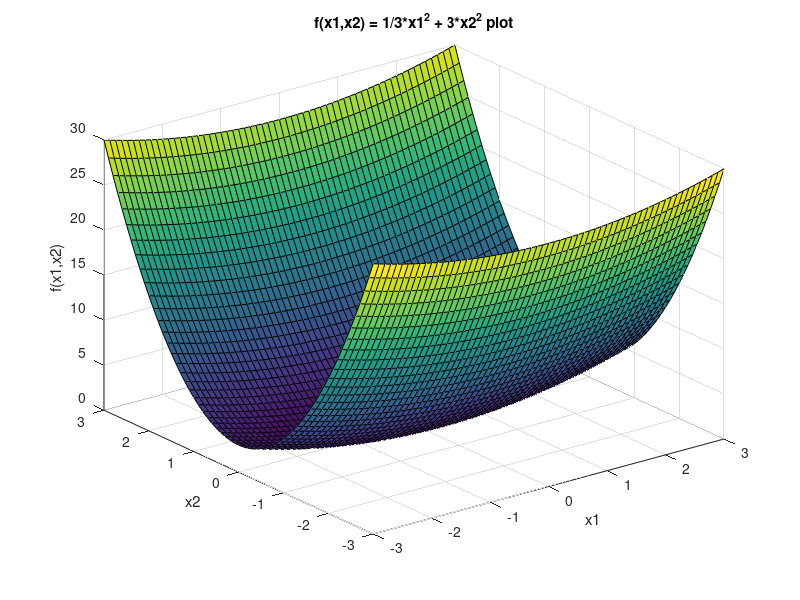
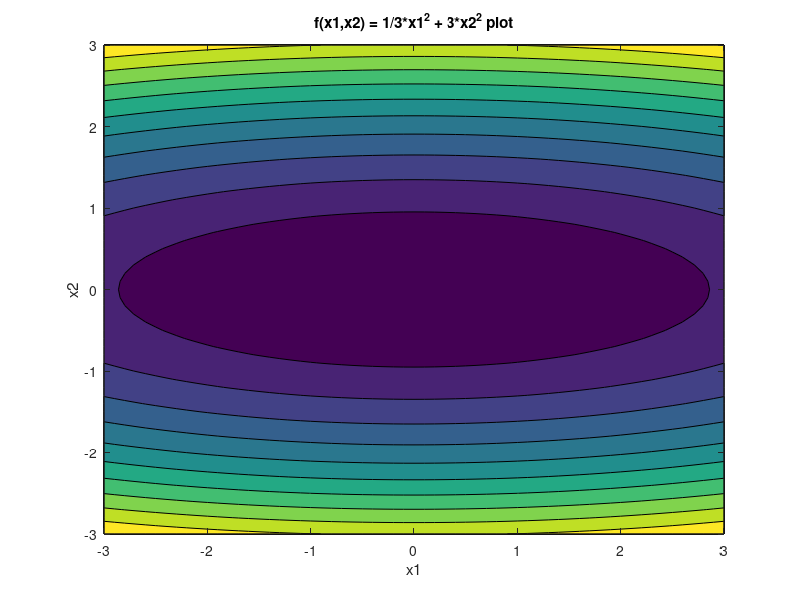

Reproduce these figures in MATLAB, in order. (Note: this script raises an error after producing the figures.)
clc, clearvars, clear

f = @(x1,x2) (1/3) .* (x1.^2) + 3.*(x2.^2);
[X1, X2] = meshgrid(-3:0.1:3);


%% Plotting f

%Από τα παρακάτω plots και την μορφή της συνάρτησης παρατηρούμε πως έχει
%ολικό ελάχιστο f(0,0)=0
figure(1);
surf(X1,X2,f(X1,X2)); %3D plot
xlabel('x1');
ylabel('x2');
zlabel('f(x1,x2)');
title('f(x1,x2) = 1/3*x1^2 + 3*x2^2 plot');

figure(2);
contourf(X1,X2,f(X1,X2)); %Contour Plot
xlabel('x1');
ylabel('x2');
title('f(x1,x2) = 1/3*x1^2 + 3*x2^2 plot');


%% Thema 1

e = 0.001;

[min_f_01, min_x1_01, min_x2_01, f_values_01] = SteepestDescent(f, -3, 3, e, 0.1); %γκ=0.1
[min_f_03, min_x1_03, min_x2_03, f_values_03] = SteepestDescent(f, -3, 3, e, 0.3); %γκ=0.3
[min_f_3, min_x1_3, min_x2_3, f_values_3] = SteepestDescent(f, -3, 3, e, 3); %γκ=3
[min_f_5, min_x1_5, min_x2_5, f_values_5] = SteepestDescent(f, -3, 3, e, 5); %γκ=5

%Για γκ=0.1 και γκ=0.3 βρίσκει το ολικό ελάχιστο της συνάρτησης f(0,0)=0. 
%Το βήμα γκ=0.1 συγκλίνει σε 112 επαναλήψεις ενώ το γκ=0.3 είναι πιο 
%γρήγορο και συγκλίνει σε 45 επαναλήψεις.
figure(3);
plot(1:length(f_values_01), f_values_01, "red");
hold on;
grid on;
plot(1:length(f_values_03), f_values_03, "blue");
legend('gamma=0.1', 'gamma=0.3');
xlabel('Repetitions');
ylabel('f(x1,x2) values');
title('f(x1,x2) values with respect to the number of repetitions. Starting point is (-3,3)');

%Ο αλγόριθμος δεν συγκλίνει, διότι τα γκ που διαλέγουμε είναι πολύ μεγάλα.
%Για τον υπολογισμό των ορίων του γ πρέπει να υπολογίσουμε την κλίση της f.
%gradf(x1,x2) = [2/3x1, 6x2]
%[x1_k+1, x2_k+1] = [x1_k, x2_k] - γκ*[2/3x1_k, 6x2_k]
%Άρα x1_k+1 = x1_k(1-2/3γκ) και x2_k+1 = x2_k(1-6γκ)
%Πρέπει -1<x1_k+1/x1_k<1 => 0<γκ<3
%και -1<x2_k+1/x2_k<1 => 0<γκ<1/3
%Άρα για να συγκλίνει ο αλγόριθμος πρέπει να ισχύει 0<γκ<1/3. Όταν γκ>1/3
%τότε τα x1_k+1 και x2_k+1 αυξάνονται εκθετικά σε μέγεθος και έτσι ο
%αλγόριθμος οδηγείται στο άπειρο αντί για το ολικό ελάχιστο.
figure(4);
plot(1:length(f_values_3), f_values_3, "green");
hold on;
grid on;
plot(1:length(f_values_5), f_values_5, "black");
legend('gamma=3', 'gamma=5');
xlabel('Repetitions');
ylabel('f(x1,x2) values');
title('f(x1,x2) values with respect to the number of repetitions. Starting point is (-3,3)');